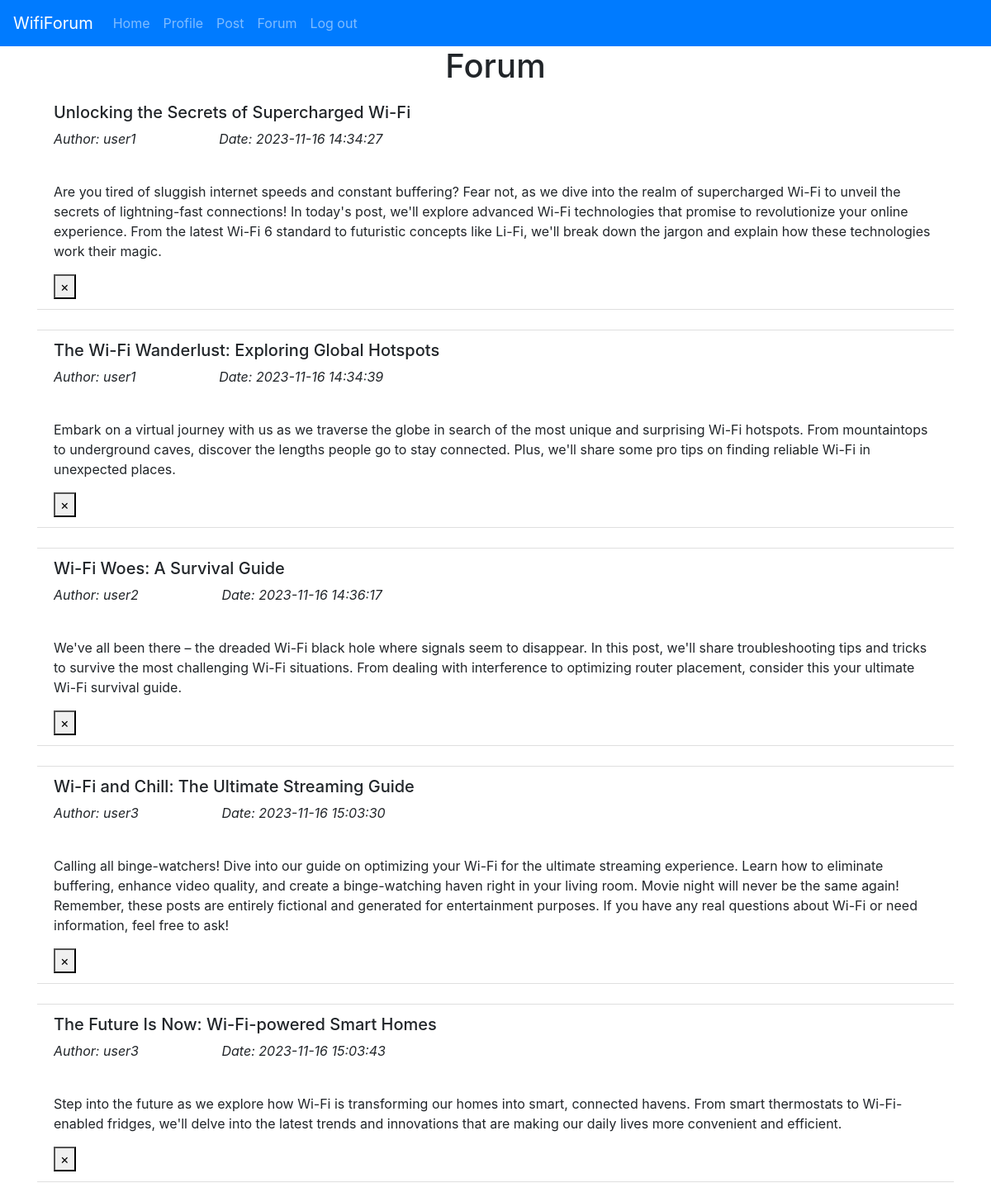
The page /forum (signed in) on the database its author committed.
### website/models.py (models this page shows)
class Post(db.Model):
    id = db.Column(db.Integer, primary_key=True)
    username = db.Column(db.String(150))
    title = db.Column(db.String(255))
    content = db.Column(db.Text)
    date = db.Column(db.DateTime(timezone=True), default=func.now())
    user_id = db.Column(db.Integer, db.ForeignKey('user.id'))

### website/views.py (the view)
@view.route('/forum', methods=['GET'])
def forum():
    username = request.form.get('username')
    user = User.query.filter_by(username=username).first()
    posts = Post.query.order_by(Post.date)
    users = User.query
    return render_template('forum.html', user=current_user, posts=posts)

### website/__init__.py (called while the page is built)
def create_app():
    app = Flask(__name__)
    app.config['SECRET_KEY'] = 'abc' #Dit zorgt voor een encryptie van de data cookies en sessie data, je kan dit ook gwn disablen als het problemen veroorzaakt
    app.config['SQLALCHEMY_DATABASE_URI'] = f'sqlite:///{DB_NAME}'
    db.init_app(app)
    from .views import view
    from .auth import auth
    app.register_blueprint(view, url_prefix='/')
    app.register_blueprint(auth, url_prefix='/')
    from .models import User, Post
    create_database(app)
    login_manager = LoginManager()
    login_manager.login_view = 'auth.login'
    login_manager.init_app(app)
    @login_manager.user_loader
    def load_user(id):
        return User.query.get(int(id))
    return app

### website/templates/forum.html
{% extends "base.html" %} {% block title %}Forum{% endblock %} {% block
    content%}
    <h1 align="center">Forum</h1>
    <ul class="list-group list-group-flush" id="notes">
      {% for post in posts %}
      <li class="list-group-item">
        <h5>{{ post.title }}</h5>
        <p> <i>Author: {{ post.username }} &emsp;&emsp;&emsp;&emsp;&emsp;&emsp;Date: {{post.date}} </i></p>
        <br>
        <p>{{ post.content }}</p>
        <button type="button" class="" onClick="deletePost({{ post.id }})">
            <span aria-hidden="true">&times;</span>
          </button>
      </li>
      <br />{% endfor %}
    </ul>
    {% endblock %}

### rows shown on the page
Post: title "Unlocking the Secrets of Supercharged Wi-Fi", username "user1", date "2023-11-16 14:34:27", content "Are you tired of sluggish internet speeds and constant buffering? Fear not, as we dive into the realm of supercharged Wi-Fi to unveil the secrets of lightning-fast connections! In today's post, we'll explore advanced Wi-Fi technologies that promise to revolutionize your online experience. From the latest Wi-Fi 6 standard to futuristic concepts like Li-Fi, we'll break down the jargon and explain how these technologies work their magic."
Post: title "The Wi-Fi Wanderlust: Exploring Global Hotspots", username "user1", date "2023-11-16 14:34:39", content "Embark on a virtual journey with us as we traverse the globe in search of the most unique and surprising Wi-Fi hotspots. From mountaintops to underground caves, discover the lengths people go to stay connected. Plus, we'll share some pro tips on finding reliable Wi-Fi in unexpected places."
Post: title "Wi-Fi Woes: A Survival Guide", username "user2", date "2023-11-16 14:36:17", content "We've all been there – the dreaded Wi-Fi black hole where signals seem to disappear. In this post, we'll share troubleshooting tips and tricks to survive the most challenging Wi-Fi situations. From dealing with interference to optimizing router placement, consider this your ultimate Wi-Fi survival guide."
Post: title "Wi-Fi and Chill: The Ultimate Streaming Guide", username "user3", date "2023-11-16 15:03:30", content "Calling all binge-watchers! Dive into our guide on optimizing your Wi-Fi for the ultimate streaming experience. Learn how to eliminate buffering, enhance video quality, and create a binge-watching haven right in your living room. Movie night will never be the same again! Remember, these posts are entirely fictional and generated for entertainment purposes. If you have any real questions about Wi-Fi or need information, feel free to ask!"
Post: title "The Future Is Now: Wi-Fi-powered Smart Homes", username "user3", date "2023-11-16 15:03:43", content "Step into the future as we explore how Wi-Fi is transforming our homes into smart, connected havens. From smart thermostats to Wi-Fi-enabled fridges, we'll delve into the latest trends and innovations that are making our daily lives more convenient and efficient."
